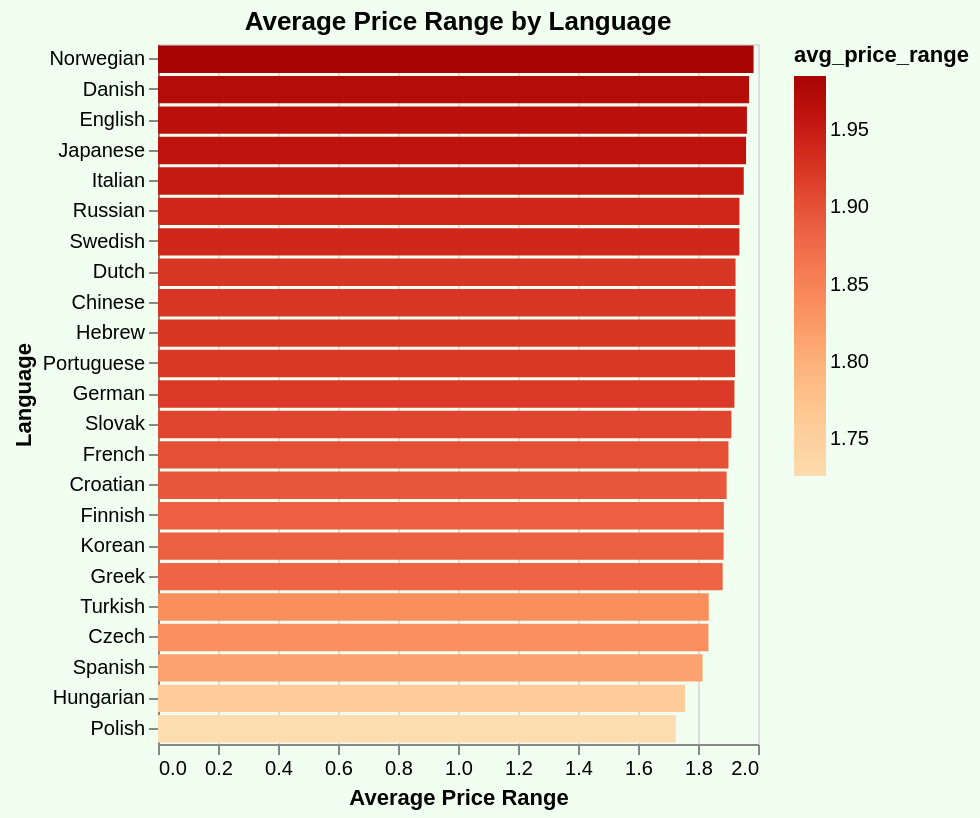

The specification (Vega-Lite) saved for this image:
### Vega-Lite specification from a JSON file in a GitHub repository (floating-point values rounded to 4 significant figures)
{"config": {"view": {"continuousWidth": 300, "continuousHeight": 300}}, "data": {"name": "data-52c4a7018459cf992eb6bb13e6fdfb1a"}, "mark": {"type": "bar"}, "background": "#f0fff0", "encoding": {"color": {"field": "avg_price_range", "scale": {"scheme": "orangered"}, "type": "quantitative"}, "tooltip": [{"field": "avg_price_range", "type": "quantitative"}, {"field": "count_reviews", "type": "quantitative"}], "x": {"field": "avg_price_range", "title": "Average Price Range", "type": "quantitative"}, "y": {"field": "language", "sort": "-x", "title": "Language", "type": "nominal"}}, "height": 350, "title": "Average Price Range by Language", "width": "container", "$schema": "https://vega.github.io/schema/vega-lite/v5.17.0.json", "datasets": {"data-52c4a7018459cf992eb6bb13e6fdfb1a": [{"langid": "no", "avg_price_range": 1.985, "count_reviews": 1286, "language": "Norwegian"}, {"langid": "da", "avg_price_range": 1.97, "count_reviews": 1508, "language": "Danish"}, {"langid": "en", "avg_price_range": 1.963, "count_reviews": 106765, "language": "English"}, {"langid": "ja", "avg_price_range": 1.96, "count_reviews": 856, "language": "Japanese"}, {"langid": "it", "avg_price_range": 1.953, "count_reviews": 322593, "language": "Italian"}, {"langid": "ru", "avg_price_range": 1.938, "count_reviews": 4051, "language": "Russian"}, {"langid": "sv", "avg_price_range": 1.938, "count_reviews": 1563, "language": "Swedish"}, {"langid": "nl", "avg_price_range": 1.925, "count_reviews": 4902, "language": "Dutch"}, {"langid": "zh", "avg_price_range": 1.925, "count_reviews": 466, "language": "Chinese"}, {"langid": "he", "avg_price_range": 1.924, "count_reviews": 608, "language": "Hebrew"}, {"langid": "pt", "avg_price_range": 1.923, "count_reviews": 6943, "language": "Portuguese"}, {"langid": "de", "avg_price_range": 1.921, "count_reviews": 9154, "language": "German"}, {"langid": "sk", "avg_price_range": 1.911, "count_reviews": 79, "language": "Slovak"}, {"langid": "fr", "avg_price_range": 1.901, "count_reviews": 34331, "language": "French"}, {"langid": "hr", "avg_price_range": 1.895, "count_reviews": 86, "language": "Croatian"}, {"langid": "fi", "avg_price_range": 1.886, "count_reviews": 211, "language": "Finnish"}, {"langid": "ko", "avg_price_range": 1.885, "count_reviews": 384, "language": "Korean"}, {"langid": "el", "avg_price_range": 1.882, "count_reviews": 1588, "language": "Greek"}, {"langid": "tr", "avg_price_range": 1.836, "count_reviews": 554, "language": "Turkish"}, {"langid": "cs", "avg_price_range": 1.835, "count_reviews": 212, "language": "Czech"}, {"langid": "es", "avg_price_range": 1.815, "count_reviews": 24452, "language": "Spanish"}, {"langid": "hu", "avg_price_range": 1.757, "count_reviews": 300, "language": "Hungarian"}, {"langid": "pl", "avg_price_range": 1.726, "count_reviews": 1375, "language": "Polish"}]}}
